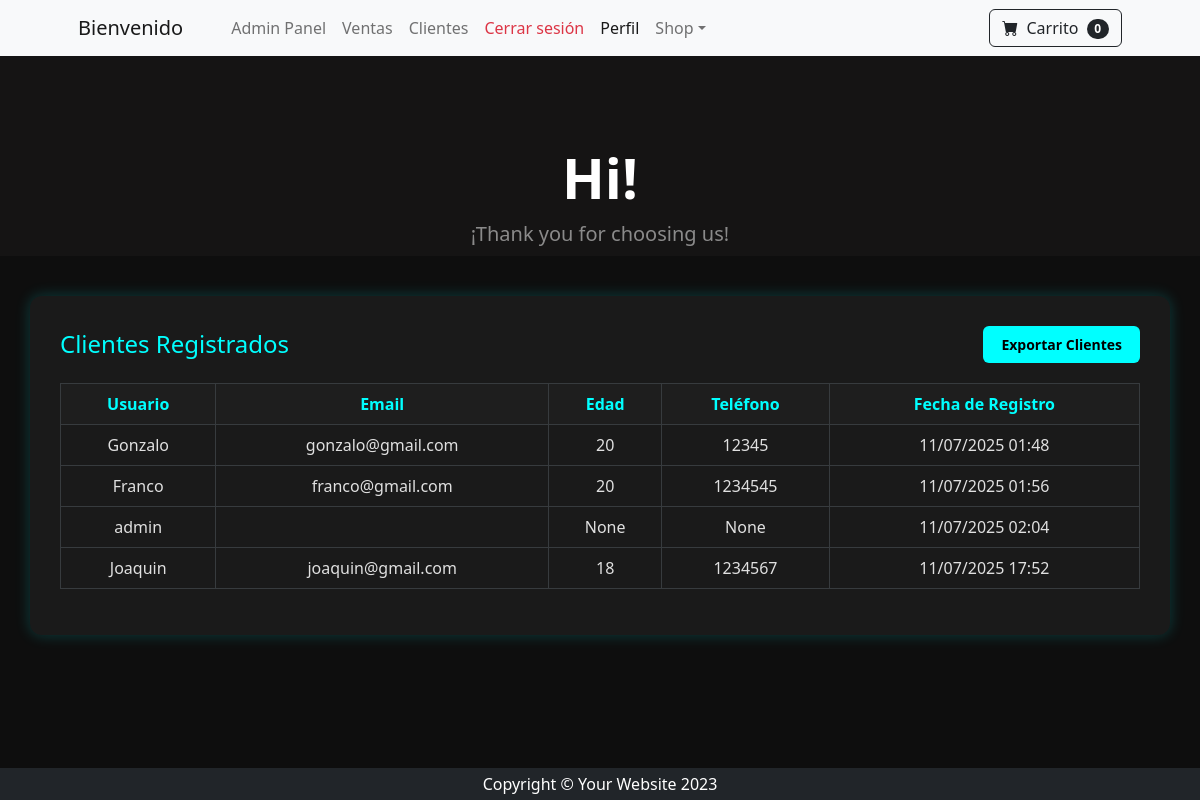
The page /staf/clientes/ (signed in) on the database as committed earlier.
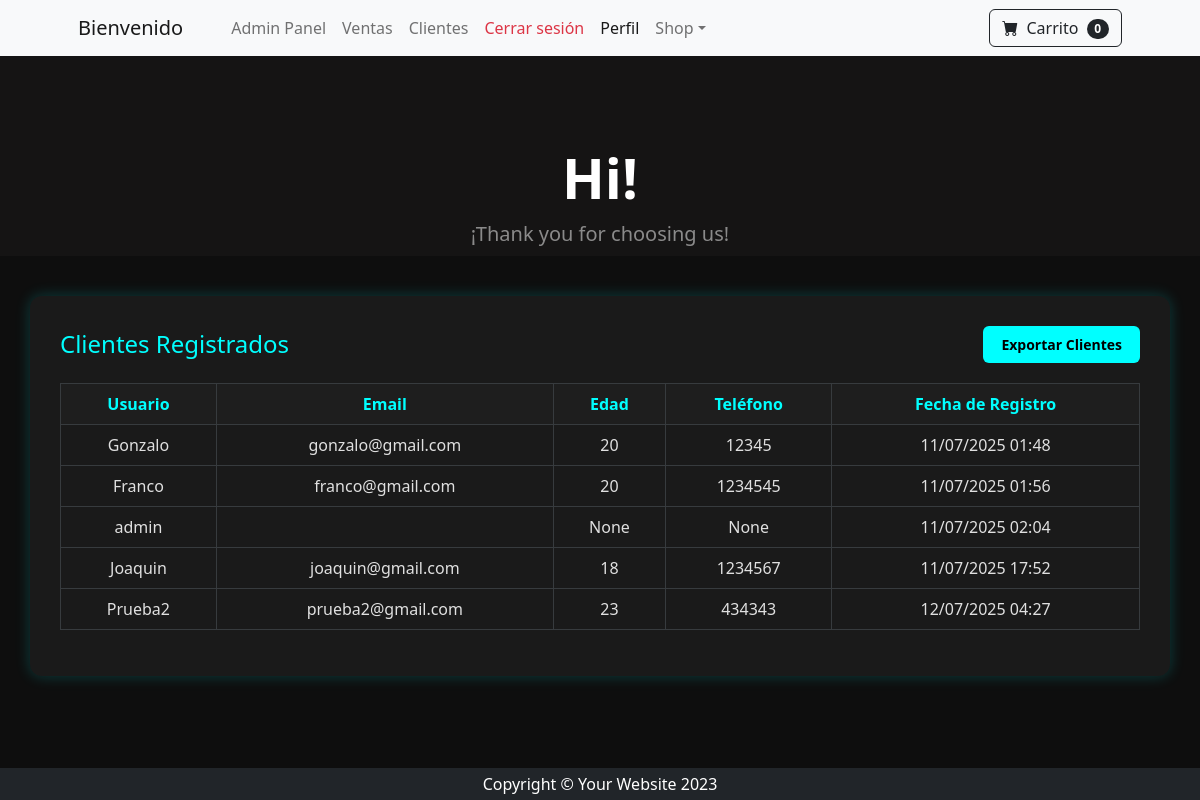
The same page on the database as committed later.
### core/models.py (models this page shows)
class Cliente(AbstractUser):
    edad = models.PositiveIntegerField(null=True, blank=True)
    telefono = models.CharField(max_length=15, null=True, blank=True)
    fecha_registro = models.DateTimeField(auto_now_add=True)
    foto = models.ImageField(upload_to='usuarios/fotos/', null=True, blank=True)

### core/views.py (the view)
# urls.py: path('staf/clientes/', views.clientes_report, name='clientes_report'),
@staff_member_required
def clientes_report(request):
    clientes = Cliente.objects.all()
    return render(request, 'core/admin_clientes.html', {'clientes': clientes})

### core/templates/core/admin_clientes.html (shortened to what this page needs)
{% extends 'core/base.html' %}
{% block content %}
<div class="clientes-container">
  <div class="header-clientes">
    <h2>Clientes Registrados</h2>
    <a href="{% url 'exportar_clientes' %}" class="btn-exportar">Exportar Clientes</a>
  </div>
  <table class="table table-bordered table-dark table-hover">
    <thead>
      <tr>
        <th>Usuario</th>
        <th>Email</th>
        <th>Edad</th>
        <th>Teléfono</th>
        <th>Fecha de Registro</th>
      </tr>
    </thead>
    <tbody>
      {% for cliente in clientes %}
      <tr>
        <td>{{ cliente.username }}</td>
        <td>{{ cliente.email }}</td>
        <td>{{ cliente.edad }}</td>
        <td>{{ cliente.telefono }}</td>
        <td>{{ cliente.fecha_registro|date:"d/m/Y H:i" }}</td>
      </tr>
      {% endfor %}
    </tbody>
  </table>
</div>
{% endblock %}

Rows that differ between the two databases and show on the page:
added Cliente: username "Prueba2", email "prueba2@gmail.com", edad "23", telefono "434343", fecha_registro "12/07/2025 04:27"
